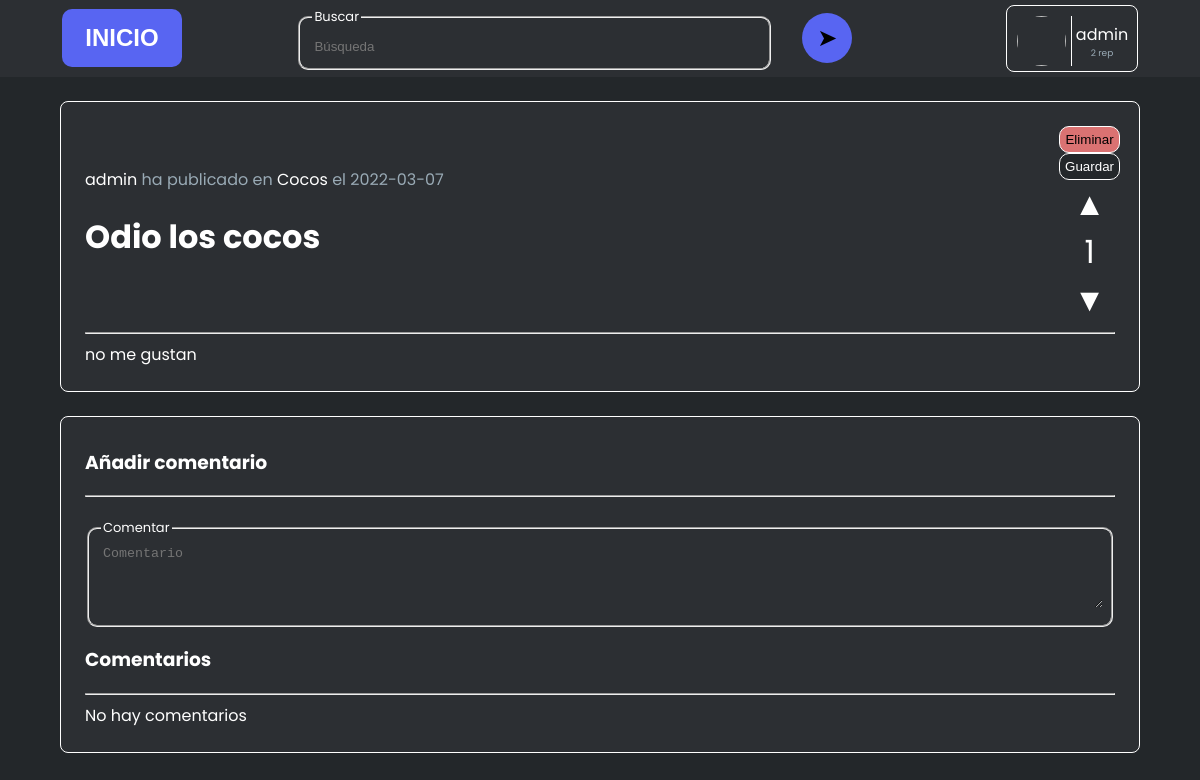
The page /sitio/art/index.php?id=2 (signed in) on the database its author committed.
### tables this page shows
CREATE TABLE `articulos` (
  `id` int(11) NOT NULL AUTO_INCREMENT,
  `titulo` varchar(150) DEFAULT NULL,
  `contenido` longtext DEFAULT NULL,
  `op` varchar(16) DEFAULT NULL,
  `categoria` int(11) DEFAULT NULL,
  `fecha_publicacion` date DEFAULT current_timestamp(),
  PRIMARY KEY (`id`),
  KEY `op` (`op`),
  KEY `categoria` (`categoria`),
  CONSTRAINT `articulos_ibfk_1` FOREIGN KEY (`op`) REFERENCES `usuarios` (`alias`) ON DELETE CASCADE,
  CONSTRAINT `articulos_ibfk_2` FOREIGN KEY (`categoria`) REFERENCES `categorias` (`id`) ON DELETE CASCADE
);

CREATE TABLE `categorias` (
  `id` int(11) NOT NULL AUTO_INCREMENT,
  `nombre` varchar(16) DEFAULT NULL,
  `descripcion` varchar(255) DEFAULT NULL,
  `propietario` varchar(16) DEFAULT NULL,
  `fecha_creacion` date DEFAULT current_timestamp(),
  PRIMARY KEY (`id`),
  KEY `propietario` (`propietario`),
  CONSTRAINT `categorias_ibfk_1` FOREIGN KEY (`propietario`) REFERENCES `usuarios` (`alias`) ON DELETE CASCADE
);

### sitio/art/index.php (the view, shortened to what this page needs)
<!DOCTYPE html><html lang="es">
<head>
    <link rel="stylesheet" href="resources/styles.css">
    <?php
        require_once("../../conexion/utils.php");
        if(!isset($con)) $con = new mysqli("localhost", "root", "", "Scope");
        $resArt = $con->query("SELECT * FROM articulos WHERE id = ".$_GET['id']);
        $articulo = mysqli_fetch_assoc($resArt);
        $resCat = $con->query("SELECT * FROM categorias WHERE id = ".$articulo['categoria']);
        $categoria = mysqli_fetch_assoc($resCat);
        $resRep = $con->query("SELECT * FROM votosxarticulos WHERE art=".$_GET['id']);
        $positivos = 0;
        if ($resRep->num_rows > 0) {
            while ($row = mysqli_fetch_assoc($resRep)) $rep[] = $row;
            for ($i = 0; $i < count($rep); $i++){
                if ($rep[$i]['positivo'] == 1) $positivos++;
                else $positivos--;
            }
        }
        $resCom = $con->query("SELECT * FROM comentarios WHERE articulo = ".$_GET['id']." ORDER BY id DESC");
    ?>
</head>
<body>
    <div id="header">
        <div class="inicio">
            <button class="btn btnInicio" onclick="location.href='../home'">INICIO</button>
        </div>
        <form id='formBuscar' class="busqueda" method='post' action="../busqueda/">
            <div id="divFieldset">
                <fieldset id="fieldsetBuscar">
                    <legend>Buscar</legend>
                    <input type="text" class="input buscar" id="buscar" name="buscar" placeholder="Búsqueda">
                </fieldset>
            </div>
            <button type="button" class='btn btnBuscar' id='btnBuscar'>
                ➤
            </button>
        </form>
        <div class="perfil">
            <img id="fotoPerfil">
            <div class="alias">
                <?php echo $_SESSION['user']['alias']; ?>
                <div class="rep"><?php
                    $res = $con->query("SELECT (SELECT COUNT(*) FROM votosxarticulos WHERE art IN (SELECT id FROM articulos WHERE op='".$_SESSION['user']['alias']."') AND positivo=1) - (SELECT COUNT(*) FROM votosxarticulos WHERE art IN (SELECT id FROM articulos WHERE op='".$_SESSION['user']['alias']."') AND positivo=0) as rep");
                    $rep = mysqli_fetch_assoc($res);
                    echo $rep['rep'];
                ?> rep</div>
            </div>
        </div>
    </div>
    <div id="articulo"
    <?php
        if (isset($voto)){
            if ($voto['positivo'] == 1) echo "class='liked'";
            else echo "class='disliked'";
        }
    ?>>
        <div class="cabecera">
            <div class="izqd">
                <div class="op">
                    <?php echo "<a href='../user/index.php?alias=".$articulo['op']."'>".$articulo['op']."</a> ha publicado en <a href='../cat/index.php?id=".$categoria['id']."'>".$categoria['nombre']."</a> el ".$articulo['fecha_publicacion']; ?>
                </div>
                <div class="titulo">
                    <h1><?php echo $articulo['titulo']; ?></h1>
                </div>
            </div>
            <div class="drch">
                <?php
                    if($_SESSION['user']['alias'] == "admin" || $_SESSION['user']['alias'] == $articulo['op']) echo "<button class='btn' id='eliminar'>Eliminar</button>";
                ?>
                <button id="guardar" class="btn
                <?php
                    $res = $con->query("SELECT * FROM publicacionesguardadas WHERE alias='".$_SESSION['user']['alias']."' AND art='".$articulo['id']."'");
                    if ($res->num_rows == 0) echo "guardarPub\">Guardar</button>";
                    else echo "guardada\">Guardado</button>";
                ?>
                <div class="like likeA">▲</div>
                <div class="nVotos"><?php echo $positivos; ?></div>
                <div class="dislike dislikeA">▼</div>
            </div>
        </div>
        <hr/>
        <div class="content">
            <?php
                $contenido = base64_decode($articulo['contenido']);
                echo $contenido;
            ?>
        </div>
    </div>
    <div class="comentarios">
        <h3>Añadir comentario</h3>
        <hr/>
        <div class="comment">
            <fieldset id="fieldsetComment">
                <legend>Comentar</legend>
                <textarea class="input comentar" id="comentar" name="comentar" rows="4" placeholder="Comentario"></textarea>
            </fieldset>
        </div>
        <h3>Comentarios</h3>
        <hr/>
        <?php
            if($resCom->num_rows < 1) echo "No hay comentarios";
        ?>
    </div>
</body>
</html>

### sitio/art/resources/styles.css (style rules this page uses)
html, body { width: 100vw; height: 100vh; overflow: auto; }
body { margin: 0; padding: 0; background-color: #23272A; font-family: "Poppins", Arial, Sans-Serif; color: white; }
.btn { padding: 5%; padding-top: 6%; padding-bottom: 6%; width: 100%; border: none; border-radius: 10px; background-color: rgb(88, 101, 242); cursor: pointer; }
fieldset { cursor: text; text-align: start; border-radius: 10px; }
fieldset > legend { font-size: small; }
.input { color: white; border: none; background: transparent; width: 100%; height: 100%; }
#header { display: flex; flex-wrap: nowrap; flex-direction: row; justify-content: space-around; align-items: center; background-color: #2C2F33; padding: .3em; }
.inicio { font-weight: 700; text-align: center; width: 10%; min-width: 120px; }
.perfil { cursor: pointer; border: 1px solid white; border-radius: .5em; display: flex; flex-direction: row; width: 120px; height: 55px; padding: 5px; }
.perfil img { display: inline-block; width: 50px; height: 50px; border-radius: 50%; margin: 5px; }
.alias { width: 50px; height: 50px; display: flex; align-items: center; justify-content: center; flex-direction: column; margin: 5px; margin-left: 0px; padding-left: 5px; border-left: 1px solid white; }
.rep { text-align: center; width: 100%; color: #99AAB5; font-size: xx-small; }
.btnInicio { padding: 15px; color: white; font-weight: 600; font-size: x-large; }
#articulo { border-radius: .5em; border: 1px solid white; margin-top: 2%; margin-left: 5%; margin-right: 5%; max-height: 60vh; padding: 2%; overflow: hidden; background-color: #2C2F33; }
.content { max-height: 40vh; overflow-y: auto; }
.comentarios { margin-top: 2%; margin-left: 5%; margin-right: 5%; border-radius: .5em; border: 1px solid white; padding: 2%; padding-top: 1%; background-color: #2C2F33; }
.drch { display: flex; flex-wrap: nowrap; flex-direction: column; }
.cabecera { display: flex; flex-wrap: nowrap; flex-direction: row; }
.cabecera { justify-content: space-between; align-items: center; }
.nVotos { font-size: xx-large; }
.comment { display: flex; flex-direction: row; flex-wrap: nowrap; align-items: center; margin-top: 2%; width: auto; }
#fieldsetComment { width: 100%; }
.op { color: #99AAB5 }
.drch { align-items: center; }
.like, .dislike { cursor: pointer; font-size: xx-large; }
textarea { resize: vertical; }
a:link { color: rgb(88, 101, 242); background-color: transparent; }
.btnBuscar { margin-left: 5%; border-radius: 50%; font-size: x-large; padding: 1%; width: 50px; height: 50px; display: flex; justify-content: center; align-items: center; }
.busqueda { width: 50%; display: flex; flex-direction: row; align-items: center; }
#divFieldset { width: 80%; }
#buscar { color: white; }
.izqd a, .izqd a:active, .izqd a:hover { color: white; text-decoration: none; }
.guardarPub { border-radius: 10px; border: 1px solid white; background-color: #23272A; color: white; padding: 10%; width: auto; }
#eliminar { border-radius: 10px; border: 1px solid white; background-color: #da7272; color: black; padding: 10%; width: auto; }

### rows shown on the page
articulos: op "admin", fecha_publicacion "2022-03-07", titulo "Odio los cocos", contenido "no me gustan"
categorias: nombre "Cocos"

### other values the page prints
$_SESSION['user']['alias'] "admin"
$rep['rep'] "2"
$positivos "1"
